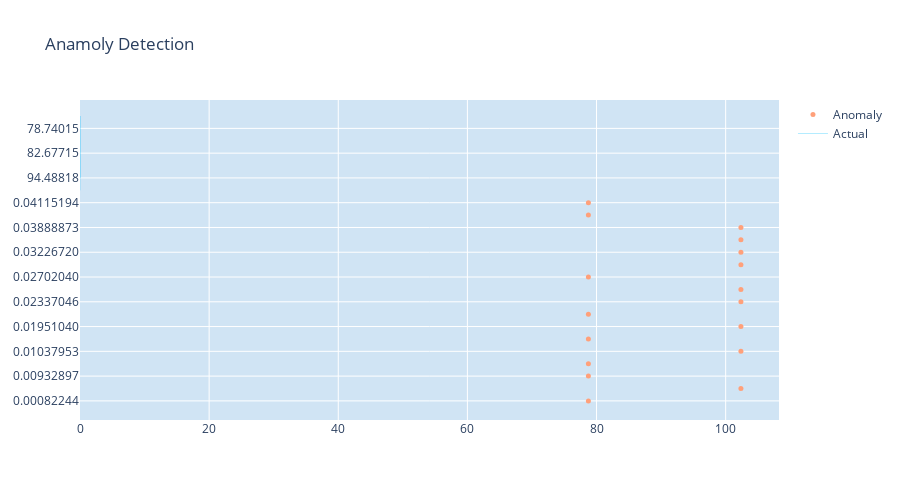

The cell this chart's notebook holds for it:
### Code cell
fig1 = go.Figure()

fig1.add_trace(go.Scatter(x=y,
                               y=x,
                               mode='markers',
                               name="Anomaly",
                               marker=dict(color="#FFA07A",
                                    size=5)))
    
fig1.add_trace(go.Scatter(x=df['时间'],
                           y=df['通道 B'],
                           mode='lines',line=dict(color="#00BFFF", width=0.3),
                           name="Actual"))
fig1.update_layout(
                height=500,
                width=900,
                plot_bgcolor="#d0e4f4",title='Anamoly Detection',
                legend_font_size=12)
fig1.show()

### Figure 1 — Plotly figure (JSON) as saved in the notebook; plotly's stock layout.template omitted (floating-point values rounded to 4 significant figures; data arrays with more than 128 entries replaced by an {"elided": "..."} marker saying what was removed)
{"data": [{"marker": {"color": "#FFA07A", "size": 5}, "mode": "markers", "name": "Anomaly", "type": "scatter", "x": [78.74, 102.4, 78.74, 78.74, 102.4, 78.74, 102.4, 78.74, 102.4, 102.4, 78.74, 102.4, 102.4, 102.4, 102.4, 78.74, 78.74], "y": ["0.00082244", "0.00661553", "0.00932897", "0.00951507", "0.01037953", "0.01760138", "0.01951040", "0.02072305", "0.02337046", "0.02609591", "0.02702040", "0.02886339", "0.03226720", "0.03246531", "0.03888873", "0.03935698", "0.04115194"]}, {"line": {"color": "#00BFFF", "width": 0.3}, "mode": "lines", "name": "Actual", "type": "scatter", "x": {"elided": "6998 str values"}, "y": {"elided": "6998 float values"}}], "layout": {"height": 500, "legend": {"font": {"size": 12}}, "plot_bgcolor": "#d0e4f4", "title": {"text": "Anamoly Detection"}, "width": 900, "xaxis": {"autorange": true, "range": [1.201e-05, 108.3], "type": "linear"}, "yaxis": {"autorange": true, "range": [-1.544, 24.29], "type": "category"}}}
